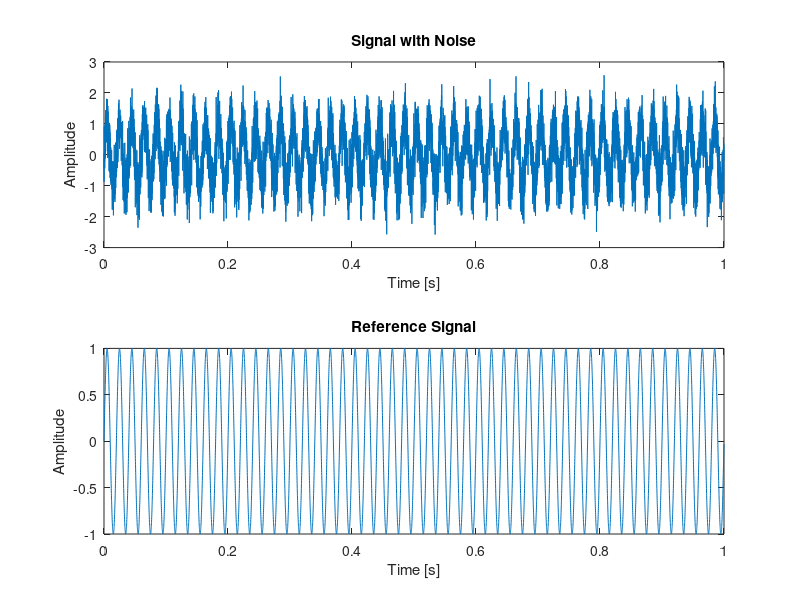
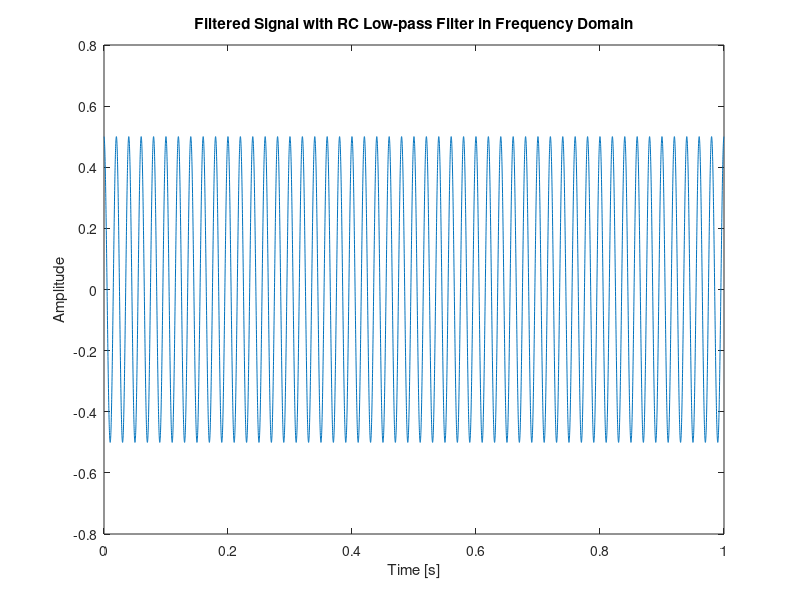

The MATLAB source for these figures, in order:
% Parameters
Fs = 10000;          % Sampling frequency (Hz)
T = 1;               % Duration of the signal (seconds)
t = 0:1/Fs:T-1/Fs;   % Time vector
f_signal = 50;       % Frequency of the signal (Hz)
f_reference = 50;    % Frequency of the reference signal (Hz)
noise_level = 0.5;   % Amplitude of noise

% Generate the signal and noise
signal = sin(2*pi*f_signal*t) + noise_level*randn(size(t)); % Signal with noise

% Generate the reference signal (known frequency)
reference_signal = sin(2*pi*f_reference*t);

% Plot original signal and reference signal
figure;
subplot(2,1,1);
plot(t, signal);
title('Signal with Noise');
xlabel('Time [s]');
ylabel('Amplitude');

subplot(2,1,2);
plot(t, reference_signal);
title('Reference Signal');
xlabel('Time [s]');
ylabel('Amplitude');

% Perform FFT on the signal and reference signal
N = length(t);
f = (-N/2:N/2-1)*(Fs/N);  % Frequency vector
signal_fft = fftshift(fft(signal));  % FFT of the signal
reference_fft = fftshift(fft(reference_signal));  % FFT of the reference signal

% Multiply signal spectrum by the conjugate of the reference spectrum (mixing)
mixed_signal_fft = signal_fft .* conj(reference_fft);

% RC Low-pass filter in frequency domain
cutoff_freq = 100;  % Cutoff frequency of the RC filter (Hz)
tau = 1/(2*pi*cutoff_freq);  % Time constant (tau = 1/(2*pi*f_c))

% Calculate the transfer function of the RC filter in the frequency domain
H_rc = 1 ./ (1 + 1i * (f/Fs) * tau);  % Frequency response of the RC filter

% Apply the RC filter to the mixed signal in the frequency domain
filtered_signal_fft = mixed_signal_fft .* H_rc;

% Perform inverse FFT to return to the time domain
filtered_signal = real(ifft(ifftshift(filtered_signal_fft)));  % IFFT of the filtered signal

% Normalize the filtered signal to account for the scaling from FFT/IFFT
filtered_signal = filtered_signal / N;  % Normalize the result by the number of samples

% Amplitude and phase extraction
amplitude = rms(filtered_signal); % Root mean square (rms) value for amplitude
phase = atan2(sum(filtered_signal .* cos(2*pi*f_reference*t)), sum(filtered_signal .* sin(2*pi*f_reference*t))); % Phase

% Plot the filtered signal
figure;
plot(t, filtered_signal);
title('Filtered Signal with RC Low-pass Filter in Frequency Domain');
xlabel('Time [s]');
ylabel('Amplitude');

% Display extracted amplitude and phase
disp(['Extracted Amplitude: ', num2str(amplitude)]);
disp(['Extracted Phase (radians): ', num2str(phase)]);
